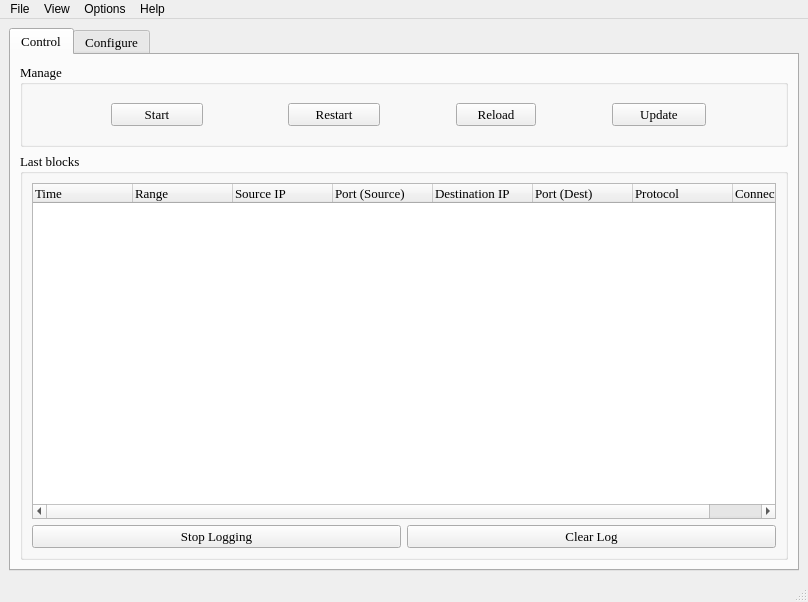
<?xml version="1.0" encoding="UTF-8"?>
<ui version="4.0">
 <class>MainWindow</class>
 <widget class="QMainWindow" name="MainWindow">
  <property name="geometry">
   <rect>
    <x>0</x>
    <y>0</y>
    <width>808</width>
    <height>602</height>
   </rect>
  </property>
  <property name="sizePolicy">
   <sizepolicy hsizetype="Fixed" vsizetype="Fixed">
    <horstretch>0</horstretch>
    <verstretch>0</verstretch>
   </sizepolicy>
  </property>
  <property name="minimumSize">
   <size>
    <width>400</width>
    <height>400</height>
   </size>
  </property>
  <property name="maximumSize">
   <size>
    <width>2500</width>
    <height>5000</height>
   </size>
  </property>
  <property name="windowTitle">
   <string>PeerGuardian Linux</string>
  </property>
  <property name="windowIcon">
   <iconset resource="../images/images.qrc">
    <normaloff>:/images/pglgui.png</normaloff>:/images/pglgui.png</iconset>
  </property>
  <widget class="QWidget" name="centralwidget">
   <layout class="QVBoxLayout" name="verticalLayout_8">
    <item>
     <widget class="QTabWidget" name="tabWidget">
      <property name="font">
       <font>
        <family>Times New Roman</family>
        <pointsize>10</pointsize>
       </font>
      </property>
      <property name="contextMenuPolicy">
       <enum>Qt::DefaultContextMenu</enum>
      </property>
      <property name="currentIndex">
       <number>0</number>
      </property>
      <widget class="QWidget" name="tab_ControlPanel">
       <attribute name="title">
        <string>Control</string>
       </attribute>
       <layout class="QVBoxLayout" name="verticalLayout_3">
        <item>
         <layout class="QHBoxLayout" name="horizontalLayout_2">
          <item>
           <widget class="QGroupBox" name="controlInfoGroup_2">
            <property name="sizePolicy">
             <sizepolicy hsizetype="Preferred" vsizetype="Preferred">
              <horstretch>0</horstretch>
              <verstretch>0</verstretch>
             </sizepolicy>
            </property>
            <property name="title">
             <string>Manage</string>
            </property>
            <layout class="QHBoxLayout" name="horizontalLayout">
             <item>
              <widget class="QStackedWidget" name="controlPglButtons">
               <property name="sizePolicy">
                <sizepolicy hsizetype="Fixed" vsizetype="Fixed">
                 <horstretch>70</horstretch>
                 <verstretch>0</verstretch>
                </sizepolicy>
               </property>
               <property name="minimumSize">
                <size>
                 <width>90</width>
                 <height>0</height>
                </size>
               </property>
               <property name="maximumSize">
                <size>
                 <width>16777215</width>
                 <height>16777215</height>
                </size>
               </property>
               <property name="layoutDirection">
                <enum>Qt::LeftToRight</enum>
               </property>
               <property name="lineWidth">
                <number>1</number>
               </property>
               <property name="currentIndex">
                <number>0</number>
               </property>
               <widget class="QWidget" name="page">
                <layout class="QVBoxLayout" name="verticalLayout_2">
                 <item>
                  <widget class="QPushButton" name="startPglButton">
                   <property name="sizePolicy">
                    <sizepolicy hsizetype="MinimumExpanding" vsizetype="Fixed">
                     <horstretch>0</horstretch>
                     <verstretch>0</verstretch>
                    </sizepolicy>
                   </property>
                   <property name="minimumSize">
                    <size>
                     <width>92</width>
                     <height>0</height>
                    </size>
                   </property>
                   <property name="layoutDirection">
                    <enum>Qt::LeftToRight</enum>
                   </property>
                   <property name="text">
                    <string>Start</string>
                   </property>
                   <property name="icon">
                    <iconset resource="../images/images.qrc">
                     <normaloff>:/images/play.png</normaloff>:/images/play.png</iconset>
                   </property>
                  </widget>
                 </item>
                </layout>
               </widget>
               <widget class="QWidget" name="page_2">
                <layout class="QVBoxLayout" name="verticalLayout">
                 <item>
                  <widget class="QPushButton" name="stopPglButton">
                   <property name="sizePolicy">
                    <sizepolicy hsizetype="MinimumExpanding" vsizetype="Fixed">
                     <horstretch>0</horstretch>
                     <verstretch>0</verstretch>
                    </sizepolicy>
                   </property>
                   <property name="minimumSize">
                    <size>
                     <width>86</width>
                     <height>0</height>
                    </size>
                   </property>
                   <property name="maximumSize">
                    <size>
                     <width>16777215</width>
                     <height>16777215</height>
                    </size>
                   </property>
                   <property name="text">
                    <string>Stop</string>
                   </property>
                   <property name="icon">
                    <iconset resource="../images/images.qrc">
                     <normaloff>:/images/stop.png</normaloff>:/images/stop.png</iconset>
                   </property>
                  </widget>
                 </item>
                </layout>
               </widget>
              </widget>
             </item>
             <item>
              <widget class="QPushButton" name="restartPglButton">
               <property name="sizePolicy">
                <sizepolicy hsizetype="Fixed" vsizetype="Fixed">
                 <horstretch>0</horstretch>
                 <verstretch>0</verstretch>
                </sizepolicy>
               </property>
               <property name="minimumSize">
                <size>
                 <width>92</width>
                 <height>0</height>
                </size>
               </property>
               <property name="toolTip">
                <string>Does a full restart. Including cleaning IPtables variables, pgld is stopped and started again. You'll be unprotected for a couple of seconds.</string>
               </property>
               <property name="layoutDirection">
                <enum>Qt::LeftToRight</enum>
               </property>
               <property name="text">
                <string>Restart</string>
               </property>
               <property name="icon">
                <iconset resource="../images/images.qrc">
                 <normaloff>:/images/restart.png</normaloff>:/images/restart.png</iconset>
               </property>
              </widget>
             </item>
             <item>
              <widget class="QPushButton" name="reloadPglButton">
               <property name="sizePolicy">
                <sizepolicy hsizetype="Fixed" vsizetype="Fixed">
                 <horstretch>0</horstretch>
                 <verstretch>0</verstretch>
                </sizepolicy>
               </property>
               <property name="toolTip">
                <string>Only reloads blocklists.</string>
               </property>
               <property name="text">
                <string>Reload</string>
               </property>
               <property name="icon">
                <iconset resource="../images/images.qrc">
                 <normaloff>:/images/reload.png</normaloff>:/images/reload.png</iconset>
               </property>
              </widget>
             </item>
             <item>
              <widget class="QPushButton" name="updatePglButton">
               <property name="sizePolicy">
                <sizepolicy hsizetype="Fixed" vsizetype="Fixed">
                 <horstretch>92</horstretch>
                 <verstretch>26</verstretch>
                </sizepolicy>
               </property>
               <property name="minimumSize">
                <size>
                 <width>94</width>
                 <height>0</height>
                </size>
               </property>
               <property name="text">
                <string>Update</string>
               </property>
               <property name="icon">
                <iconset resource="../images/images.qrc">
                 <normaloff>:/images/incoming.png</normaloff>:/images/incoming.png</iconset>
               </property>
              </widget>
             </item>
            </layout>
           </widget>
          </item>
         </layout>
        </item>
        <item>
         <widget class="QGroupBox" name="groupBox_4">
          <property name="sizePolicy">
           <sizepolicy hsizetype="Preferred" vsizetype="Expanding">
            <horstretch>0</horstretch>
            <verstretch>0</verstretch>
           </sizepolicy>
          </property>
          <property name="title">
           <string>Last blocks</string>
          </property>
          <layout class="QVBoxLayout" name="verticalLayout_9">
           <item>
            <widget class="QTreeWidget" name="logTreeWidget">
             <property name="mouseTracking">
              <bool>true</bool>
             </property>
             <property name="selectionMode">
              <enum>QAbstractItemView::ExtendedSelection</enum>
             </property>
             <property name="rootIsDecorated">
              <bool>false</bool>
             </property>
             <property name="itemsExpandable">
              <bool>false</bool>
             </property>
             <property name="sortingEnabled">
              <bool>false</bool>
             </property>
             <property name="expandsOnDoubleClick">
              <bool>false</bool>
             </property>
             <column>
              <property name="text">
               <string>Time</string>
              </property>
             </column>
             <column>
              <property name="text">
               <string>Range</string>
              </property>
             </column>
             <column>
              <property name="text">
               <string>Source IP</string>
              </property>
             </column>
             <column>
              <property name="text">
               <string>Port (Source)</string>
              </property>
             </column>
             <column>
              <property name="text">
               <string>Destination IP</string>
              </property>
             </column>
             <column>
              <property name="text">
               <string>Port (Dest)</string>
              </property>
             </column>
             <column>
              <property name="text">
               <string>Protocol</string>
              </property>
             </column>
             <column>
              <property name="text">
               <string>Connection Type</string>
              </property>
             </column>
            </widget>
           </item>
           <item>
            <layout class="QHBoxLayout" name="horizontalLayout_13">
             <item>
              <widget class="QPushButton" name="stopLoggingButton">
               <property name="toolTip">
                <string>Ignores or appends any blocking information coming from pgld.</string>
               </property>
               <property name="text">
                <string>Stop Logging</string>
               </property>
               <property name="icon">
                <iconset resource="../images/images.qrc">
                 <normaloff>:/images/cancel.png</normaloff>:/images/cancel.png</iconset>
               </property>
              </widget>
             </item>
             <item>
              <widget class="QPushButton" name="clearLogButton">
               <property name="toolTip">
                <string>Clears the log</string>
               </property>
               <property name="statusTip">
                <string/>
               </property>
               <property name="text">
                <string>Clear Log</string>
               </property>
               <property name="icon">
                <iconset resource="../images/images.qrc">
                 <normaloff>:/images/log.png</normaloff>:/images/log.png</iconset>
               </property>
              </widget>
             </item>
            </layout>
           </item>
          </layout>
         </widget>
        </item>
       </layout>
      </widget>
      <widget class="QWidget" name="tab_5">
       <attribute name="title">
        <string>Configure</string>
       </attribute>
       <layout class="QVBoxLayout" name="verticalLayout_6">
        <item>
         <widget class="QGroupBox" name="groupBox_7">
          <property name="sizePolicy">
           <sizepolicy hsizetype="Preferred" vsizetype="Minimum">
            <horstretch>0</horstretch>
            <verstretch>0</verstretch>
           </sizepolicy>
          </property>
          <property name="title">
           <string>General Configuration</string>
          </property>
          <layout class="QVBoxLayout" name="_17">
           <item>
            <widget class="QCheckBox" name="startAtBootCheckBox">
             <property name="statusTip">
              <string>Start PeerGuardian as a daemon when the computer starts</string>
             </property>
             <property name="text">
              <string>Start PeerGuardian at system boot</string>
             </property>
            </widget>
           </item>
          </layout>
         </widget>
        </item>
        <item>
         <widget class="QGroupBox" name="groupBox_11">
          <property name="sizePolicy">
           <sizepolicy hsizetype="Preferred" vsizetype="Minimum">
            <horstretch>0</horstretch>
            <verstretch>0</verstretch>
           </sizepolicy>
          </property>
          <property name="title">
           <string>Updates</string>
          </property>
          <layout class="QVBoxLayout" name="verticalLayout_10">
           <item>
            <widget class="QCheckBox" name="updateAutomaticallyCheckBox">
             <property name="sizePolicy">
              <sizepolicy hsizetype="Minimum" vsizetype="Fixed">
               <horstretch>0</horstretch>
               <verstretch>0</verstretch>
              </sizepolicy>
             </property>
             <property name="statusTip">
              <string>Enable/Disable auto updates</string>
             </property>
             <property name="text">
              <string>Update the blocklists automatically</string>
             </property>
            </widget>
           </item>
           <item>
            <layout class="QHBoxLayout" name="horizontalLayout_6">
             <item>
              <widget class="QRadioButton" name="updateDailyRadio">
               <property name="enabled">
                <bool>false</bool>
               </property>
               <property name="sizePolicy">
                <sizepolicy hsizetype="Minimum" vsizetype="Fixed">
                 <horstretch>0</horstretch>
                 <verstretch>0</verstretch>
                </sizepolicy>
               </property>
               <property name="statusTip">
                <string>Update the blocklists every day</string>
               </property>
               <property name="text">
                <string>Every day</string>
               </property>
              </widget>
             </item>
             <item>
              <widget class="QRadioButton" name="updateWeeklyRadio">
               <property name="enabled">
                <bool>false</bool>
               </property>
               <property name="statusTip">
                <string>Update the blocklists every week</string>
               </property>
               <property name="text">
                <string>Every week</string>
               </property>
              </widget>
             </item>
             <item>
              <widget class="QRadioButton" name="updateMonthlyRadio">
               <property name="enabled">
                <bool>false</bool>
               </property>
               <property name="statusTip">
                <string>Update the blocklists every month</string>
               </property>
               <property name="text">
                <string>Every month</string>
               </property>
              </widget>
             </item>
            </layout>
           </item>
          </layout>
         </widget>
        </item>
        <item>
         <layout class="QHBoxLayout" name="horizontalLayout_3">
          <item>
           <widget class="QGroupBox" name="groupBox_10">
            <property name="sizePolicy">
             <sizepolicy hsizetype="Minimum" vsizetype="Preferred">
              <horstretch>0</horstretch>
              <verstretch>0</verstretch>
             </sizepolicy>
            </property>
            <property name="title">
             <string>Blocklists</string>
            </property>
            <layout class="QVBoxLayout" name="verticalLayout_5">
             <item>
              <widget class="QTreeWidget" name="blocklistTreeWidget">
               <property name="mouseTracking">
                <bool>true</bool>
               </property>
               <property name="rootIsDecorated">
                <bool>false</bool>
               </property>
               <property name="itemsExpandable">
                <bool>false</bool>
               </property>
               <property name="headerHidden">
                <bool>true</bool>
               </property>
               <attribute name="headerDefaultSectionSize">
                <number>140</number>
               </attribute>
               <attribute name="headerMinimumSectionSize">
                <number>40</number>
               </attribute>
               <column>
                <property name="text">
                 <string notr="true">1</string>
                </property>
               </column>
              </widget>
             </item>
             <item>
              <layout class="QHBoxLayout" name="horizontalLayout_5">
               <item>
                <widget class="QPushButton" name="addBlockListButton">
                 <property name="sizePolicy">
                  <sizepolicy hsizetype="Minimum" vsizetype="Fixed">
                   <horstretch>0</horstretch>
                   <verstretch>0</verstretch>
                  </sizepolicy>
                 </property>
                 <property name="statusTip">
                  <string>Add a remote or local blocklist</string>
                 </property>
                 <property name="text">
                  <string/>
                 </property>
                 <property name="icon">
                  <iconset resource="../images/images.qrc">
                   <normaloff>:/images/list_add.png</normaloff>:/images/list_add.png</iconset>
                 </property>
                </widget>
               </item>
               <item>
                <widget class="QPushButton" name="removeBlocklistButton">
                 <property name="enabled">
                  <bool>false</bool>
                 </property>
                 <property name="text">
                  <string/>
                 </property>
                 <property name="icon">
                  <iconset resource="../images/images.qrc">
                   <normaloff>:/images/list_remove.png</normaloff>:/images/list_remove.png</iconset>
                 </property>
                </widget>
               </item>
               <item>
                <spacer name="horizontalSpacer_2">
                 <property name="orientation">
                  <enum>Qt::Horizontal</enum>
                 </property>
                 <property name="sizeType">
                  <enum>QSizePolicy::MinimumExpanding</enum>
                 </property>
                 <property name="sizeHint" stdset="0">
                  <size>
                   <width>40</width>
                   <height>20</height>
                  </size>
                 </property>
                </spacer>
               </item>
              </layout>
             </item>
            </layout>
           </widget>
          </item>
          <item>
           <widget class="QGroupBox" name="groupBox">
            <property name="sizePolicy">
             <sizepolicy hsizetype="Minimum" vsizetype="Preferred">
              <horstretch>0</horstretch>
              <verstretch>0</verstretch>
             </sizepolicy>
            </property>
            <property name="title">
             <string>Whitelist</string>
            </property>
            <layout class="QVBoxLayout" name="verticalLayout_4">
             <item>
              <widget class="QTreeWidget" name="whitelistTreeWidget">
               <property name="mouseTracking">
                <bool>true</bool>
               </property>
               <property name="rootIsDecorated">
                <bool>false</bool>
               </property>
               <property name="itemsExpandable">
                <bool>false</bool>
               </property>
               <property name="headerHidden">
                <bool>false</bool>
               </property>
               <attribute name="headerDefaultSectionSize">
                <number>80</number>
               </attribute>
               <attribute name="headerMinimumSectionSize">
                <number>40</number>
               </attribute>
               <attribute name="headerStretchLastSection">
                <bool>true</bool>
               </attribute>
               <column>
                <property name="text">
                 <string>Value</string>
                </property>
               </column>
               <column>
                <property name="text">
                 <string>Connection</string>
                </property>
               </column>
               <column>
                <property name="text">
                 <string>Protocol</string>
                </property>
               </column>
              </widget>
             </item>
             <item>
              <layout class="QHBoxLayout" name="horizontalLayout_10">
               <item>
                <widget class="QPushButton" name="addExceptionButton">
                 <property name="sizePolicy">
                  <sizepolicy hsizetype="Minimum" vsizetype="Fixed">
                   <horstretch>0</horstretch>
                   <verstretch>0</verstretch>
                  </sizepolicy>
                 </property>
                 <property name="statusTip">
                  <string>Whitelist an IP address or a Port</string>
                 </property>
                 <property name="text">
                  <string/>
                 </property>
                 <property name="icon">
                  <iconset resource="../images/images.qrc">
                   <normaloff>:/images/list_add.png</normaloff>:/images/list_add.png</iconset>
                 </property>
                </widget>
               </item>
               <item>
                <widget class="QPushButton" name="removeExceptionButton">
                 <property name="enabled">
                  <bool>false</bool>
                 </property>
                 <property name="text">
                  <string/>
                 </property>
                 <property name="icon">
                  <iconset resource="../images/images.qrc">
                   <normaloff>:/images/list_remove.png</normaloff>:/images/list_remove.png</iconset>
                 </property>
                </widget>
               </item>
               <item>
                <spacer name="horizontalSpacer_6">
                 <property name="orientation">
                  <enum>Qt::Horizontal</enum>
                 </property>
                 <property name="sizeType">
                  <enum>QSizePolicy::MinimumExpanding</enum>
                 </property>
                 <property name="sizeHint" stdset="0">
                  <size>
                   <width>40</width>
                   <height>20</height>
                  </size>
                 </property>
                </spacer>
               </item>
              </layout>
             </item>
            </layout>
           </widget>
          </item>
         </layout>
        </item>
        <item>
         <layout class="QHBoxLayout" name="horizontalLayout_4">
          <item>
           <spacer name="horizontalSpacer">
            <property name="orientation">
             <enum>Qt::Horizontal</enum>
            </property>
            <property name="sizeHint" stdset="0">
             <size>
              <width>108</width>
              <height>17</height>
             </size>
            </property>
           </spacer>
          </item>
          <item>
           <widget class="QPushButton" name="undoButton">
            <property name="enabled">
             <bool>false</bool>
            </property>
            <property name="text">
             <string>Undo All</string>
            </property>
           </widget>
          </item>
          <item>
           <widget class="QPushButton" name="applyButton">
            <property name="enabled">
             <bool>false</bool>
            </property>
            <property name="sizePolicy">
             <sizepolicy hsizetype="Minimum" vsizetype="Fixed">
              <horstretch>0</horstretch>
              <verstretch>0</verstretch>
             </sizepolicy>
            </property>
            <property name="text">
             <string>Apply</string>
            </property>
           </widget>
          </item>
         </layout>
        </item>
       </layout>
      </widget>
     </widget>
    </item>
   </layout>
  </widget>
  <widget class="QStatusBar" name="statusBar"/>
  <widget class="QMenuBar" name="menuBar">
   <property name="geometry">
    <rect>
     <x>0</x>
     <y>0</y>
     <width>808</width>
     <height>20</height>
    </rect>
   </property>
   <widget class="QMenu" name="menuFile">
    <property name="title">
     <string>File</string>
    </property>
    <addaction name="a_Exit"/>
   </widget>
   <widget class="QMenu" name="menuSettings">
    <property name="title">
     <string>Options</string>
    </property>
    <addaction name="separator"/>
    <addaction name="a_SettingsDialog"/>
   </widget>
   <widget class="QMenu" name="menuAbout">
    <property name="title">
     <string>Help</string>
    </property>
    <addaction name="a_AboutDialog"/>
   </widget>
   <widget class="QMenu" name="menuView">
    <property name="title">
     <string>View</string>
    </property>
    <addaction name="viewPglcmdLogAction"/>
    <addaction name="viewPgldLogAction"/>
   </widget>
   <addaction name="menuFile"/>
   <addaction name="menuView"/>
   <addaction name="menuSettings"/>
   <addaction name="menuAbout"/>
  </widget>
  <action name="actionQuit">
   <property name="text">
    <string>Open configuration...</string>
   </property>
  </action>
  <action name="actionQuit_2">
   <property name="text">
    <string>Quit</string>
   </property>
  </action>
  <action name="actionConfigure">
   <property name="text">
    <string>Configure</string>
   </property>
  </action>
  <action name="actionAbout">
   <property name="text">
    <string>About</string>
   </property>
  </action>
  <action name="actionOptions">
   <property name="text">
    <string>Open info</string>
   </property>
  </action>
  <action name="actionOpen_pglcmd_log">
   <property name="text">
    <string>Open blocklist</string>
   </property>
  </action>
  <action name="actionSave_changes">
   <property name="text">
    <string>Save changes</string>
   </property>
  </action>
  <action name="actionApply_changes">
   <property name="text">
    <string>Apply changes</string>
   </property>
  </action>
  <action name="actionQuit_3">
   <property name="text">
    <string>Quit</string>
   </property>
  </action>
  <action name="actionSelect_custom_files">
   <property name="text">
    <string>Change file paths</string>
   </property>
  </action>
  <action name="actionAbout_2">
   <property name="text">
    <string>About</string>
   </property>
  </action>
  <action name="actionSelect_moblock_log">
   <property name="text">
    <string>Select moblock.log</string>
   </property>
  </action>
  <action name="actionSelect_pglcmd_log">
   <property name="text">
    <string>Select pglcmd.log</string>
   </property>
  </action>
  <action name="actionPreferences">
   <property name="text">
    <string>Preferences</string>
   </property>
  </action>
  <action name="m_ToggleAutoScroll">
   <property name="checkable">
    <bool>true</bool>
   </property>
   <property name="checked">
    <bool>true</bool>
   </property>
   <property name="text">
    <string>Enable auto scrolling</string>
   </property>
  </action>
  <action name="m_ToggleAutoScroll2">
   <property name="checkable">
    <bool>true</bool>
   </property>
   <property name="checked">
    <bool>true</bool>
   </property>
   <property name="text">
    <string>Enable auto scrolling</string>
   </property>
  </action>
  <action name="a_SaveChanges">
   <property name="icon">
    <iconset resource="../images/images.qrc">
     <normaloff>:/images/save.png</normaloff>:/images/save.png</iconset>
   </property>
   <property name="text">
    <string>Apply changes</string>
   </property>
  </action>
  <action name="actionRestore_backup">
   <property name="text">
    <string>Restore backup</string>
   </property>
  </action>
  <action name="a_Exit">
   <property name="icon">
    <iconset resource="../images/images.qrc">
     <normaloff>:/images/exit.png</normaloff>:/images/exit.png</iconset>
   </property>
   <property name="text">
    <string>Exit</string>
   </property>
   <property name="shortcut">
    <string>Ctrl+Q</string>
   </property>
  </action>
  <action name="a_ToggleAutoSave">
   <property name="checkable">
    <bool>true</bool>
   </property>
   <property name="checked">
    <bool>true</bool>
   </property>
   <property name="text">
    <string>Automatically apply changes</string>
   </property>
  </action>
  <action name="actionStart">
   <property name="text">
    <string>Start</string>
   </property>
  </action>
  <action name="actionRestart">
   <property name="text">
    <string>Restart</string>
   </property>
  </action>
  <action name="actionStop">
   <property name="text">
    <string>Stop</string>
   </property>
  </action>
  <action name="actionUpdate">
   <property name="text">
    <string>Update</string>
   </property>
  </action>
  <action name="a_Reload">
   <property name="icon">
    <iconset resource="../images/images.qrc">
     <normaloff>:/images/reload.png</normaloff>:/images/reload.png</iconset>
   </property>
   <property name="text">
    <string>Reload</string>
   </property>
   <property name="toolTip">
    <string>Only reloads blocklists.</string>
   </property>
  </action>
  <action name="a_ToggleAutoScrolling">
   <property name="checkable">
    <bool>true</bool>
   </property>
   <property name="checked">
    <bool>true</bool>
   </property>
   <property name="text">
    <string>Enable Auto Scrolling</string>
   </property>
  </action>
  <action name="actionView_input">
   <property name="text">
    <string>View input</string>
   </property>
  </action>
  <action name="actionTake_backups">
   <property name="text">
    <string>Create backup</string>
   </property>
  </action>
  <action name="actionCancel_changes">
   <property name="text">
    <string>Cancel changes</string>
   </property>
  </action>
  <action name="actionChange_file_paths">
   <property name="text">
    <string>Configure...</string>
   </property>
  </action>
  <action name="a_AboutDialog">
   <property name="icon">
    <iconset resource="../images/images.qrc">
     <normaloff>:/images/info.png</normaloff>:/images/info.png</iconset>
   </property>
   <property name="text">
    <string>About</string>
   </property>
  </action>
  <action name="a_AllowHttp">
   <property name="checkable">
    <bool>true</bool>
   </property>
   <property name="text">
    <string>Allow HTTP connections</string>
   </property>
   <property name="menuRole">
    <enum>QAction::NoRole</enum>
   </property>
  </action>
  <action name="a_Start">
   <property name="icon">
    <iconset resource="../images/images.qrc">
     <normaloff>:/images/play.png</normaloff>:/images/play.png</iconset>
   </property>
   <property name="text">
    <string>Start</string>
   </property>
  </action>
  <action name="a_Stop">
   <property name="icon">
    <iconset resource="../images/images.qrc">
     <normaloff>:/images/stop.png</normaloff>:/images/stop.png</iconset>
   </property>
   <property name="text">
    <string>Stop</string>
   </property>
  </action>
  <action name="a_Restart">
   <property name="icon">
    <iconset resource="../images/images.qrc">
     <normaloff>:/images/restart.png</normaloff>:/images/restart.png</iconset>
   </property>
   <property name="text">
    <string>Restart</string>
   </property>
   <property name="toolTip">
    <string>Does a full restart. Including cleaning IPtables variables, pgld is stopped and started again. You'll be unprotected for a couple of seconds.</string>
   </property>
  </action>
  <action name="a_RestoreWindow">
   <property name="checkable">
    <bool>false</bool>
   </property>
   <property name="text">
    <string>Restore window</string>
   </property>
  </action>
  <action name="a_AllowHttps">
   <property name="checkable">
    <bool>true</bool>
   </property>
   <property name="text">
    <string>Allow secure HTTP connections</string>
   </property>
  </action>
  <action name="a_AllowFtp">
   <property name="checkable">
    <bool>true</bool>
   </property>
   <property name="text">
    <string>Allow FTP connections</string>
   </property>
  </action>
  <action name="a_SettingsDialog">
   <property name="icon">
    <iconset resource="../images/images.qrc">
     <normaloff>:/images/settings.png</normaloff>:/images/settings.png</iconset>
   </property>
   <property name="text">
    <string>Settings</string>
   </property>
  </action>
  <action name="viewPglcmdLogAction">
   <property name="icon">
    <iconset resource="../images/images.qrc">
     <normaloff>:/images/log.png</normaloff>:/images/log.png</iconset>
   </property>
   <property name="text">
    <string>View pglcmd's log</string>
   </property>
  </action>
  <action name="viewPgldLogAction">
   <property name="icon">
    <iconset resource="../images/images.qrc">
     <normaloff>:/images/log.png</normaloff>:/images/log.png</iconset>
   </property>
   <property name="text">
    <string>View pgld's log</string>
   </property>
  </action>
 </widget>
 <resources>
  <include location="../images/images.qrc"/>
 </resources>
 <connections>
  <connection>
   <sender>updateAutomaticallyCheckBox</sender>
   <signal>toggled(bool)</signal>
   <receiver>updateDailyRadio</receiver>
   <slot>setEnabled(bool)</slot>
   <hints>
    <hint type="sourcelabel">
     <x>310</x>
     <y>246</y>
    </hint>
    <hint type="destinationlabel">
     <x>115</x>
     <y>302</y>
    </hint>
   </hints>
  </connection>
  <connection>
   <sender>updateAutomaticallyCheckBox</sender>
   <signal>toggled(bool)</signal>
   <receiver>updateMonthlyRadio</receiver>
   <slot>setEnabled(bool)</slot>
   <hints>
    <hint type="sourcelabel">
     <x>331</x>
     <y>276</y>
    </hint>
    <hint type="destinationlabel">
     <x>331</x>
     <y>372</y>
    </hint>
   </hints>
  </connection>
  <connection>
   <sender>updateAutomaticallyCheckBox</sender>
   <signal>toggled(bool)</signal>
   <receiver>updateWeeklyRadio</receiver>
   <slot>setEnabled(bool)</slot>
   <hints>
    <hint type="sourcelabel">
     <x>331</x>
     <y>276</y>
    </hint>
    <hint type="destinationlabel">
     <x>331</x>
     <y>340</y>
    </hint>
   </hints>
  </connection>
 </connections>
</ui>
